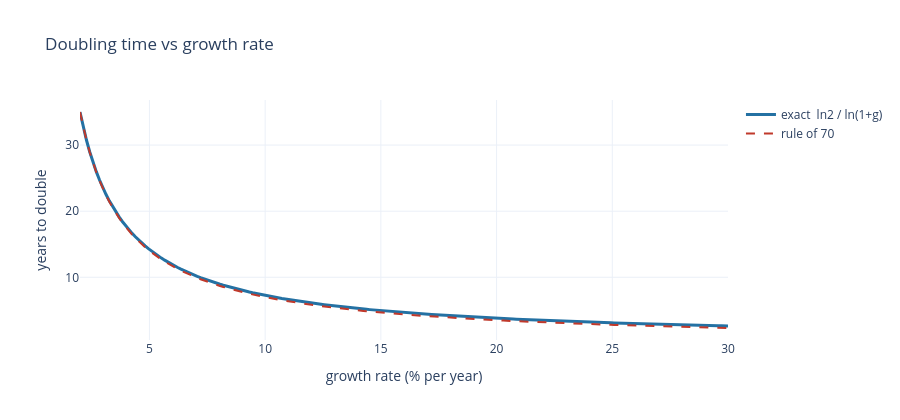

Here is the notebook cell this chart was saved with:
### Markdown cell above
The unknown is in the exponent. No algebra so far reaches it — **that is what a logarithm is for**:

$$1.12^{\,t} = 2 \;\Longrightarrow\; t \ln 1.12 = \ln 2 \;\Longrightarrow\; t = \frac{\ln 2}{\ln 1.12} \approx 6.1$$

| rule | reading |
|---|---|
| $\ln(ab) = \ln a + \ln b$ | growth factors multiply → their logs add |
| $\ln(a/b) = \ln a - \ln b$ | a ratio of revenues becomes a difference |
| $\ln a^{k} = k \ln a$ | $k$ years of the same growth: the exponent comes down |
| $\log_b x = \ln x / \ln b$ | any base through the calculator's $\ln$ |

Rule of 70: $t_{double} \approx 70/g_{\%}$, because $\ln 2 \approx 0.69$ and $\ln(1+g) \approx g$ for small $g$.

### Code cell
# Growth-rate explorer: how sensitive is doubling time to g?
g = np.linspace(0.02, 0.30, 200)
fig = go.Figure()
fig.add_scatter(x=g*100, y=np.log(2)/np.log(1+g), name="exact  ln2 / ln(1+g)", line=dict(color="#2471a3", width=3))
fig.add_scatter(x=g*100, y=70/(g*100), name="rule of 70", line=dict(color="#c0392b", dash="dash", width=2))
fig.update_layout(title="Doubling time vs growth rate", xaxis_title="growth rate (% per year)",
                  yaxis_title="years to double", template="plotly_white", height=420)
fig.show()

### Figure 1 — Plotly figure (JSON) as saved in the notebook; plotly's stock layout.template omitted (floating-point values rounded to 4 significant figures; data arrays with more than 128 entries replaced by an {"elided": "..."} marker saying what was removed)
{"data": [{"line": {"color": "#2471a3", "width": 3}, "name": "exact  ln2 / ln(1+g)", "type": "scatter", "x": {"elided": "200 float values"}, "y": {"elided": "200 float values"}}, {"line": {"color": "#c0392b", "dash": "dash", "width": 2}, "name": "rule of 70", "type": "scatter", "x": {"elided": "200 float values"}, "y": {"elided": "200 float values"}}], "layout": {"height": 420, "title": {"text": "Doubling time vs growth rate"}, "xaxis": {"title": {"text": "growth rate (% per year)"}}, "yaxis": {"title": {"text": "years to double"}}}}
